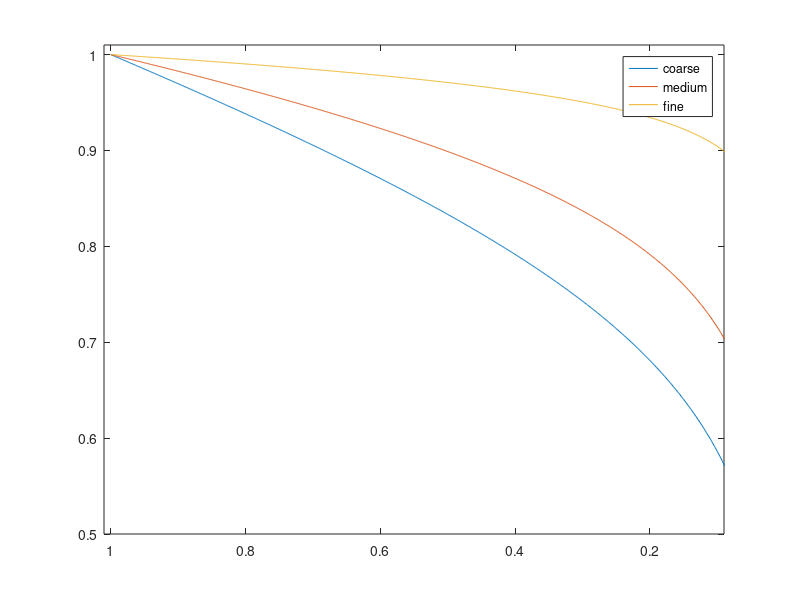

Write the MATLAB code that produced this figure.
clear
% fine sandy F10
% calculate k_vr_c

delta_a=2e-3;
r_0=1e-4;


K_vr_1=[];

for theta_1=0:0.001:1
    
    r_p=0.7e-3;
    
    k_vr_1=1/(1+(r_0/delta_a+r_p/delta_a)*(1/(2*sqrt(theta_1))-sqrt(theta_1)+0.5));
    K_vr_1=[K_vr_1,k_vr_1];

end

K_vr_2=[];
for theta_2=0:0.001:1
    
    r_p=0.35e-3;
    
    k_vr_2=1/(1+(r_0/delta_a+r_p/delta_a)*(1/(2*sqrt(theta_2))-sqrt(theta_2)+0.5));
    K_vr_2=[K_vr_2,k_vr_2];

end

K_vr_3=[];
for theta_3=0:0.001:1
    
    r_p=0.2e-4;
    
    k_vr_3=1/(1+(r_0/delta_a+r_p/delta_a)*(1/(2*sqrt(theta_3))-sqrt(theta_3)+0.5));
    K_vr_3=[K_vr_3,k_vr_3];

end


n=0:0.001:1;

plot (n,K_vr_1);
hold on;
plot (n,K_vr_2);
hold on;
plot (n,K_vr_3);
legend('coarse','medium','fine');

xlim([0.09 1.01]);
ylim([0.5 1.01]);
set(gca,'XDir','reverse');      
